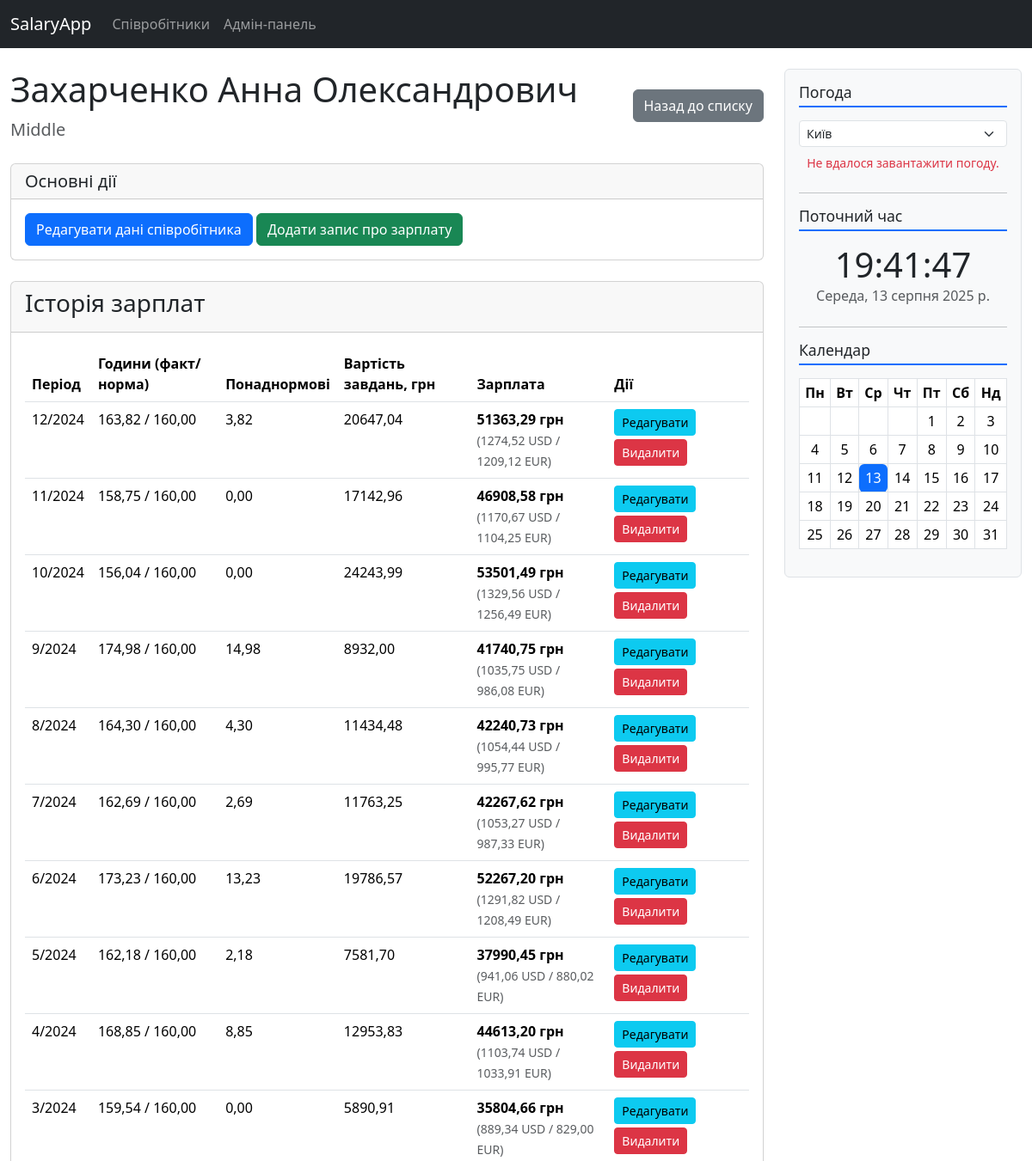
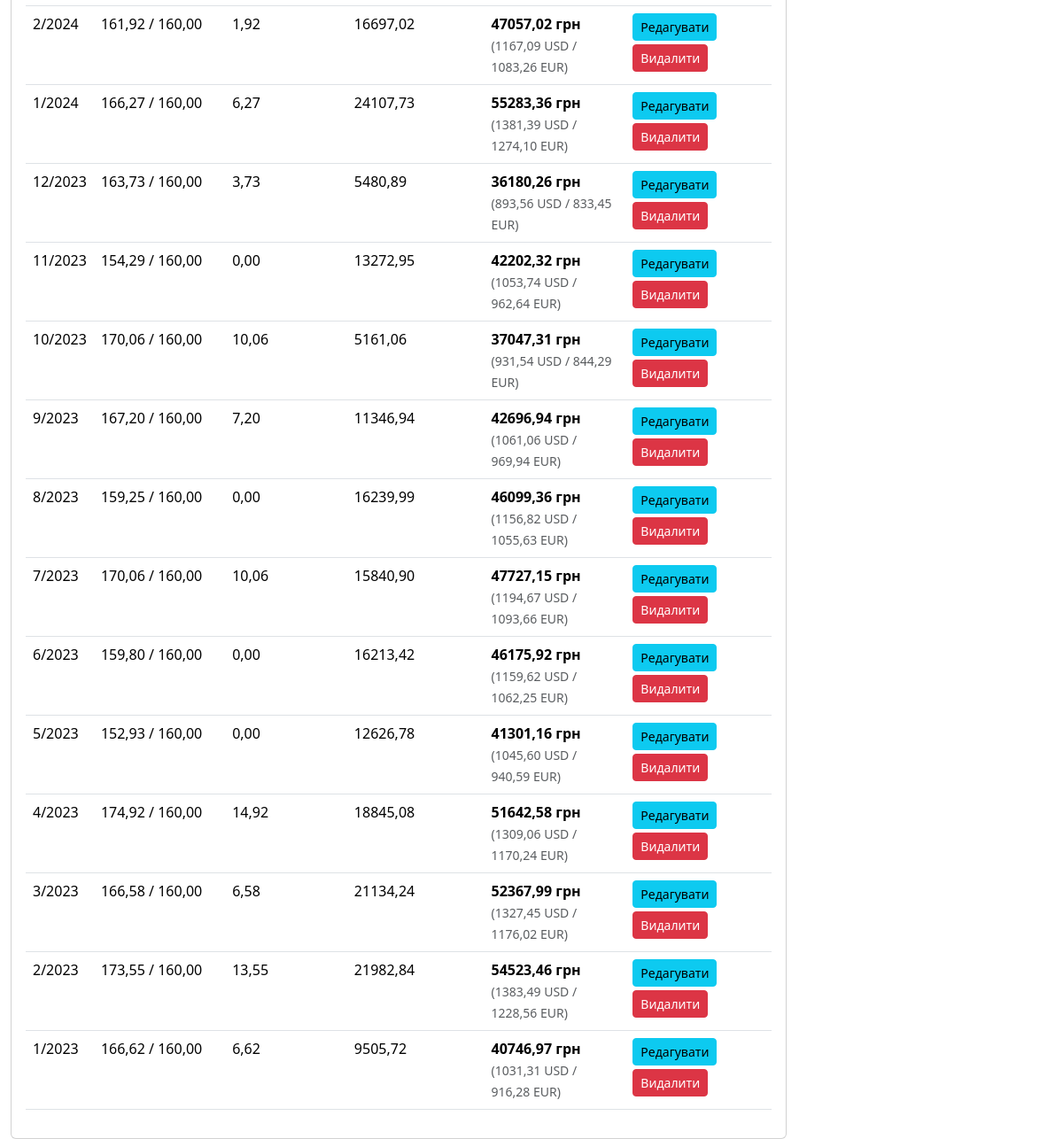
Screenshot of /employees/10/ with the database file from the repository (2 pictures, top to bottom).
### employees/models.py (models this page shows, shortened)
class Employee(models.Model):
    LEVEL_CHOICES = [
        ('JUN', 'Junior'),
        ('MID', 'Middle'),
        ('SEN', 'Senior'),
        ('LEAD', 'Team Lead'),
    ]
    first_name = models.CharField(max_length=100, verbose_name='Ім\'я')
    last_name = models.CharField(max_length=100, verbose_name='Прізвище')
    patronymic = models.CharField(max_length=100, blank=True, verbose_name='По-батькові')
    level = models.CharField(max_length=4, choices=LEVEL_CHOICES, verbose_name='Рівень')
    def get_full_name(self):
        return f"{self.last_name} {self.first_name} {self.patronymic}".strip()
    class Meta:
        verbose_name = 'Співробітник'
        verbose_name_plural = 'Співробітники'

class SalaryRecord(models.Model):
    employee = models.ForeignKey(Employee, on_delete=models.CASCADE, related_name='salary_records',
                                 verbose_name='Співробітник')
    month = models.PositiveSmallIntegerField(verbose_name='Місяць (1-12)')
    year = models.PositiveSmallIntegerField(verbose_name='Рік (напр. 2025)')
    actual_hours = models.DecimalField(max_digits=5, decimal_places=2, verbose_name='Фактично відпрацьовані години')
    standard_hours = models.DecimalField(max_digits=5, decimal_places=2, verbose_name='Норма годин на місяць')
    tasks_completed_value = models.DecimalField(max_digits=10, decimal_places=2,
                                                verbose_name='Загальна вартість завдань (грн)')
    usd_rate = models.DecimalField(max_digits=6, decimal_places=2, verbose_name='Курс USD на цей місяць')
    eur_rate = models.DecimalField(max_digits=6, decimal_places=2, verbose_name='Курс EUR на цей місяць')
    calculated_salary = models.DecimalField(max_digits=12, decimal_places=2, editable=False, default=0.0,
                                            verbose_name='Розрахована зарплата (грн)')
    class Meta:
        unique_together = ('employee', 'month', 'year')
        ordering = ['-year', '-month']  # Найновіші записи будуть першими
        verbose_name = 'Запис про зарплату'
        verbose_name_plural = 'Записи про зарплату'
    @property
    def overtime_hours(self):
        overtime = self.actual_hours - self.standard_hours
        return max(overtime, Decimal(0))  # Повертає 0, якщо понаднормових не було
    @property
    def salary_in_usd(self):
        if self.usd_rate and self.usd_rate > 0:
            return self.calculated_salary / self.usd_rate
        return Decimal('0')
    @property
    def salary_in_eur(self):
        if self.eur_rate and self.eur_rate > 0:
            return self.calculated_salary / self.eur_rate
        return Decimal('0')

### employees/views.py (the view)
# urls.py: path('<int:pk>/', views.EmployeeDetailView.as_view(), name='employee-detail'),
class EmployeeDetailView(DetailView):
    model = Employee
    context_object_name = 'employee'
    template_name = 'employees/employee_detail.html'

### templates/employees/employee_detail.html (shortened to what this page needs)
{% extends 'base.html' %}
{% block content %}
<div class="d-flex justify-content-between align-items-center mb-4">
    <div>
        <h1>{{ employee.get_full_name }}</h1>
        <p class="lead text-muted mb-0">{{ employee.get_level_display }}</p>
    </div>
    <a href="{% url 'employee-list' %}" class="btn btn-secondary">Назад до списку</a>
</div>
<div class="card mb-4">
    <div class="card-header">
        <h5 class="card-title mb-0">Основні дії</h5>
    </div>
    <div class="card-body">
        <a href="{% url 'employee-update' employee.pk %}" class="btn btn-primary">Редагувати дані співробітника</a>
        <a href="{% url 'salary-create' employee.pk %}" class="btn btn-success">Додати запис про зарплату</a>
    </div>
</div>
<div class="card">
    <div class="card-header"><h3>Історія зарплат</h3></div>
    <div class="card-body">
        <div class="table-responsive">
            <table class="table table-hover">
                <thead>
                    <tr>
                        <th scope="col">Період</th>
                        <th scope="col">Години (факт/норма)</th>
                        <th scope="col">Понаднормові</th>
                        <th scope="col">Вартість завдань, грн</th>
                        <th scope="col">Зарплата</th> <th scope="col">Дії</th>
                    </tr>
                </thead>
                <tbody>
                    {% for record in employee.salary_records.all %}
                        <tr>
                            <td>{{ record.month }}/{{ record.year }}</td>
                            <td>{{ record.actual_hours|floatformat:2 }} / {{ record.standard_hours|floatformat:2 }}</td>
                            <td>{{ record.overtime_hours|floatformat:2 }}</td>
                            <td>{{ record.tasks_completed_value|floatformat:2 }}</td>
                            <td>
                                <strong>{{ record.calculated_salary|floatformat:2 }} грн</strong>
                                <br><small class="text-muted">({{ record.salary_in_usd|floatformat:2 }} USD / {{ record.salary_in_eur|floatformat:2 }} EUR)</small>
                            </td>
                            <td>
                                <a href="{% url 'salary-update' record.pk %}" class="btn btn-sm btn-info">Редагувати</a>
                                <a href="{% url 'salary-delete' record.pk %}" class="btn btn-sm btn-danger mt-1">Видалити</a>
                            </td>
                        </tr>
                    {% empty %}
                        <tr><td colspan="6" class="text-center">Для цього співробітника ще немає записів про зарплату.</td></tr>
                    {% endfor %}
                </tbody>
            </table>
        </div>
    </div>
</div>
{% endblock %}

### rows the page displays
Employee: get_full_name "Захарченко Анна Олександрович", level "Middle"
SalaryRecord: month "12", year "2024", actual_hours "163,82", standard_hours "160,00", overtime_hours "3,82", tasks_completed_value "20647,04", calculated_salary "51363,29", salary_in_usd "1274,52", salary_in_eur "1209,12"
SalaryRecord: month "11", year "2024", actual_hours "158,75", standard_hours "160,00", overtime_hours "0,00", tasks_completed_value "17142,96", calculated_salary "46908,58", salary_in_usd "1170,67", salary_in_eur "1104,25"
SalaryRecord: month "10", year "2024", actual_hours "156,04", standard_hours "160,00", overtime_hours "0,00", tasks_completed_value "24243,99", calculated_salary "53501,49", salary_in_usd "1329,56", salary_in_eur "1256,49"
SalaryRecord: month "9", year "2024", actual_hours "174,98", standard_hours "160,00", overtime_hours "14,98", tasks_completed_value "8932,00", calculated_salary "41740,75", salary_in_usd "1035,75", salary_in_eur "986,08"
SalaryRecord: month "8", year "2024", actual_hours "164,30", standard_hours "160,00", overtime_hours "4,30", tasks_completed_value "11434,48", calculated_salary "42240,73", salary_in_usd "1054,44", salary_in_eur "995,77"
SalaryRecord: month "7", year "2024", actual_hours "162,69", standard_hours "160,00", overtime_hours "2,69", tasks_completed_value "11763,25", calculated_salary "42267,62", salary_in_usd "1053,27", salary_in_eur "987,33"
SalaryRecord: month "6", year "2024", actual_hours "173,23", standard_hours "160,00", overtime_hours "13,23", tasks_completed_value "19786,57", calculated_salary "52267,20", salary_in_usd "1291,82", salary_in_eur "1208,49"
SalaryRecord: month "5", year "2024", actual_hours "162,18", standard_hours "160,00", overtime_hours "2,18", tasks_completed_value "7581,70", calculated_salary "37990,45", salary_in_usd "941,06", salary_in_eur "880,02"
SalaryRecord: month "4", year "2024", actual_hours "168,85", standard_hours "160,00", overtime_hours "8,85", tasks_completed_value "12953,83", calculated_salary "44613,20", salary_in_usd "1103,74", salary_in_eur "1033,91"
SalaryRecord: month "3", year "2024", actual_hours "159,54", standard_hours "160,00", overtime_hours "0,00", tasks_completed_value "5890,91", calculated_salary "35804,66", salary_in_usd "889,34", salary_in_eur "829,00"
SalaryRecord: month "2", year "2024", actual_hours "161,92", standard_hours "160,00", overtime_hours "1,92", tasks_completed_value "16697,02", calculated_salary "47057,02", salary_in_usd "1167,09", salary_in_eur "1083,26"
SalaryRecord: month "1", year "2024", actual_hours "166,27", standard_hours "160,00", overtime_hours "6,27", tasks_completed_value "24107,73", calculated_salary "55283,36", salary_in_usd "1381,39", salary_in_eur "1274,10"
SalaryRecord: month "12", year "2023", actual_hours "163,73", standard_hours "160,00", overtime_hours "3,73", tasks_completed_value "5480,89", calculated_salary "36180,26", salary_in_usd "893,56", salary_in_eur "833,45"
SalaryRecord: month "11", year "2023", actual_hours "154,29", standard_hours "160,00", overtime_hours "0,00", tasks_completed_value "13272,95", calculated_salary "42202,32", salary_in_usd "1053,74", salary_in_eur "962,64"
SalaryRecord: month "10", year "2023", actual_hours "170,06", standard_hours "160,00", overtime_hours "10,06", tasks_completed_value "5161,06", calculated_salary "37047,31", salary_in_usd "931,54", salary_in_eur "844,29"
SalaryRecord: month "9", year "2023", actual_hours "167,20", standard_hours "160,00", overtime_hours "7,20", tasks_completed_value "11346,94", calculated_salary "42696,94", salary_in_usd "1061,06", salary_in_eur "969,94"
SalaryRecord: month "8", year "2023", actual_hours "159,25", standard_hours "160,00", overtime_hours "0,00", tasks_completed_value "16239,99", calculated_salary "46099,36", salary_in_usd "1156,82", salary_in_eur "1055,63"
SalaryRecord: month "7", year "2023", actual_hours "170,06", standard_hours "160,00", overtime_hours "10,06", tasks_completed_value "15840,90", calculated_salary "47727,15", salary_in_usd "1194,67", salary_in_eur "1093,66"
SalaryRecord: month "6", year "2023", actual_hours "159,80", standard_hours "160,00", overtime_hours "0,00", tasks_completed_value "16213,42", calculated_salary "46175,92", salary_in_usd "1159,62", salary_in_eur "1062,25"
SalaryRecord: month "5", year "2023", actual_hours "152,93", standard_hours "160,00", overtime_hours "0,00", tasks_completed_value "12626,78", calculated_salary "41301,16", salary_in_usd "1045,60", salary_in_eur "940,59"
SalaryRecord: month "4", year "2023", actual_hours "174,92", standard_hours "160,00", overtime_hours "14,92", tasks_completed_value "18845,08", calculated_salary "51642,58", salary_in_usd "1309,06", salary_in_eur "1170,24"
SalaryRecord: month "3", year "2023", actual_hours "166,58", standard_hours "160,00", overtime_hours "6,58", tasks_completed_value "21134,24", calculated_salary "52367,99", salary_in_usd "1327,45", salary_in_eur "1176,02"
SalaryRecord: month "2", year "2023", actual_hours "173,55", standard_hours "160,00", overtime_hours "13,55", tasks_completed_value "21982,84", calculated_salary "54523,46", salary_in_usd "1383,49", salary_in_eur "1228,56"
SalaryRecord: month "1", year "2023", actual_hours "166,62", standard_hours "160,00", overtime_hours "6,62", tasks_completed_value "9505,72", calculated_salary "40746,97", salary_in_usd "1031,31", salary_in_eur "916,28"
